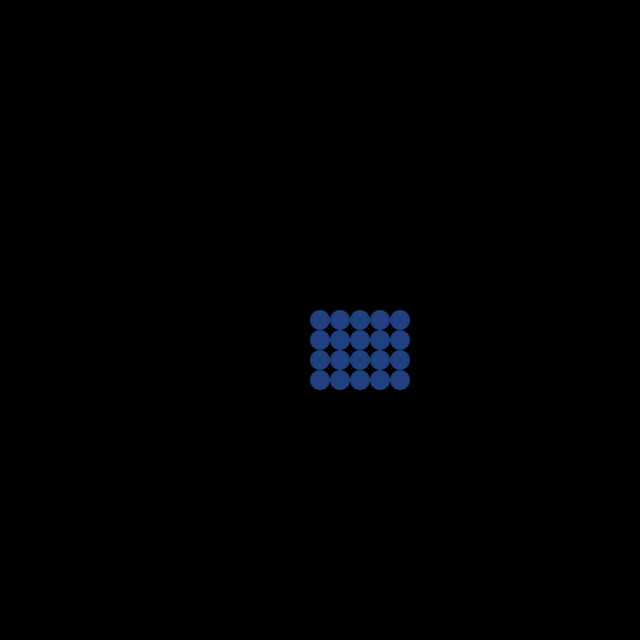
Frame 1 (no input)
Frame 60 (the mouse pressed at the canvas centre just before this capture): identical to frame 1, image omitted
Frame 120 (the mouse held since frame 60 and released just before this capture): identical to frame 1, image omitted

The Processing sketch that drew this single still picture (run headless with seeded random() and noise(); from frame 60 on, the mouse is pressed at the canvas centre):

// Processing sketch: classes_02
// ── classes_02.pde
EnemySpaceShip e;


void setup() {
  size(640,640);
}

void draw() {
  background(0);
  for(int i = 0;i<5;i++) {
    for(int j = 0; j<4;j++) {
      e = new EnemySpaceShip(new PVector(320+i*20,320+j*20),#204080);
      e.draw();
    }
  }
}



// ── EnemySpaceShip.pde
class EnemySpaceShip {

  float _size = 20.0f;

  PVector _position;
  color _colour;

  boolean _visible = true;

  EnemySpaceShip(PVector position, color colour) {
    _position = position;
    _colour = colour;
  }

  void draw() {
    if (_visible) {    
      pushMatrix();
      translate(_position.x, _position.y);
      pushStyle();
      noStroke();
      fill(_colour);
      ellipse(0, 0, _size, _size);
      popStyle();
      popMatrix();
    }
  }
}
